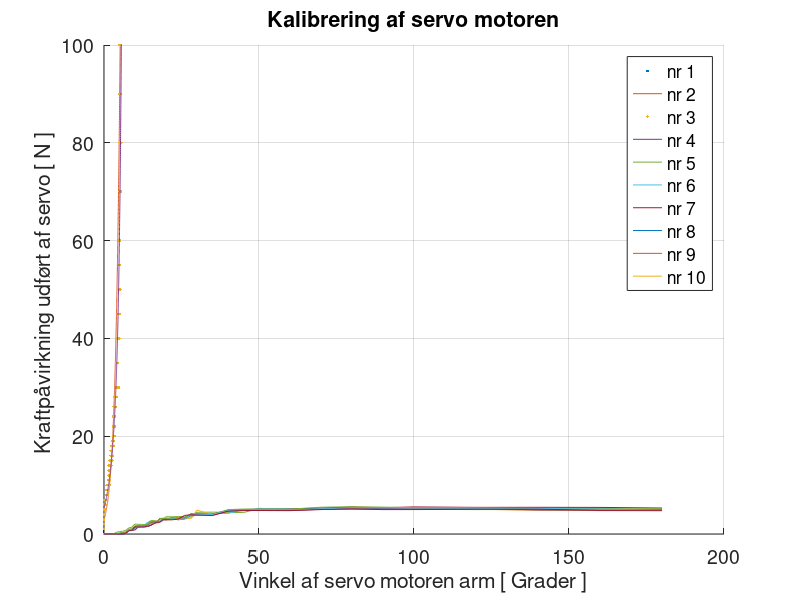

MATLAB code for this plot:
clc 
clear

%% Load data
load('servo motor kalibrerings data.mat');
grader  = value(:,1); 
gram1   = value(:,2); 
force1  = (gram1/1000)*9.8; 

gram2   = value(:,3); 
force2  = (gram2/1000)*9.8; 

gram3   = value(:,4); 
force3  = (gram3/1000)*9.8; 

gram4   = value(:,5); 
force4  = (gram4/1000)*9.8; 

gram5   = value(:,6); 
force5  = (gram5/1000)*9.8; 

gram6   = value(:,7); 
force6  = (gram6/1000)*9.8; 

gram7   = value(:,8); 
force7  = (gram7/1000)*9.8; 

gram8   = value(:,9); 
force8  = (gram8/1000)*9.8; 

gram9   = value(:,10); 
force9  = (gram9/1000)*9.8; 

gram10  = value(:,11); 
force10 = (gram10/1000)*9.8; 


gramSammenLagt = [gram1' gram2' gram2' gram3' gram4' gram5' gram6' gram7' gram8' gram9' gram10'];
forceSammenLagt = (gramSammenLagt/1000)*9.8; 
graderSammenLagt = [grader' grader' grader' grader' grader' grader' grader' grader' grader' grader' grader'];

%% Simple plot (med 180 grader)
hold('on'); 
plot( forceSammenLagt,graderSammenLagt, '.'); 
xlabel('Output Servo ( N ) '); 
ylabel('Input Servo ( grader ) ');
x = linspace(0, 6, 1000);
y = 1453*exp(0.6281*x) +  (-1450)*exp(0.628*x); 
plot (x,y);

% fit(forceSammenLagt',graderSammenLagt','exp2')
%  General model Exp2:
%      ans(x) = a*exp(b*x) + c*exp(d*x)
%      Coefficients (with 95% confidence bounds):
%        a =        1453  (-1.18e+12, 1.18e+12)
%        b =      0.6281  (-4.295e+04, 4.295e+04)
%        c =       -1450  (-1.18e+12, 1.18e+12)
%        d =       0.628  (-4.305e+04, 4.305e+04)

%% Simple plot (med 100 grader)
gramSammenLagt100 = [gram1(1:36)' gram2(1:36)' gram2(1:36)' gram3(1:36)' gram4(1:36)' gram5(1:36)' gram6(1:36)' gram7(1:36)' gram8(1:36)' gram9(1:36)' gram10(1:36)'];
forceSammenLagt100 = (gramSammenLagt100/1000)*9.8; 
graderSammenLagt100 = [grader(1:36)' grader(1:36)' grader(1:36)' grader(1:36)' grader(1:36)' grader(1:36)' grader(1:36)' grader(1:36)' grader(1:36)' grader(1:36)' grader(1:36)'];

x100 = linspace(0, 5.6, 1000);
y100 =  5.346*exp(0.4224*x100) +  (0.006816)*exp(1.572*x100); 

hold('on'); 
plot( forceSammenLagt100,graderSammenLagt100, '.'); 
ylabel('Vinkel servo motorens arm positioneres [ grader ]'); 
xlabel('Kraftpåvirkning udført af servo [ N ] '); 
plot (x100,y100);
ylim([0 100]);
grid('on');
set(gcf,'Position',[300 300 1000 600])
set(gca,'FontSize',13)
title('Sammenhæng mellem servo motorens arms positionering og trykpåvikning'); 


%fit(forceSammenLagt100',graderSammenLagt100','exp2')
% General model Exp2:
%      ans(x) = a*exp(b*x) + c*exp(d*x)
%      Coefficients (with 95% confidence bounds):
%        a =       5.346  (4.092, 6.6)
%        b =      0.4224  (0.3083, 0.5365)
%        c =    0.006816  (-0.0294, 0.04303)
%        d =       1.572  (0.6952, 2.449)

%% plot 
hold('on'); 
plot(grader, force1, grader, force2, grader, force3, grader, force4, grader, force5, grader, force6, grader, force7, grader, force8, grader,force9, grader,force10); 
legend('nr 1','nr 2','nr 3','nr 4','nr 5','nr 6','nr 7','nr 8','nr 9','nr 10')
ylabel('Kraftpåvirkning udført af servo [ N ] '); 
xlabel('Vinkel af servo motoren arm [ Grader ]'); 
grid('on');
set(gcf,'Position',[300 300 1000 600])
set(gca,'FontSize',14)
title('Kalibrering af servo motoren'); 


%% exponentiel regression

